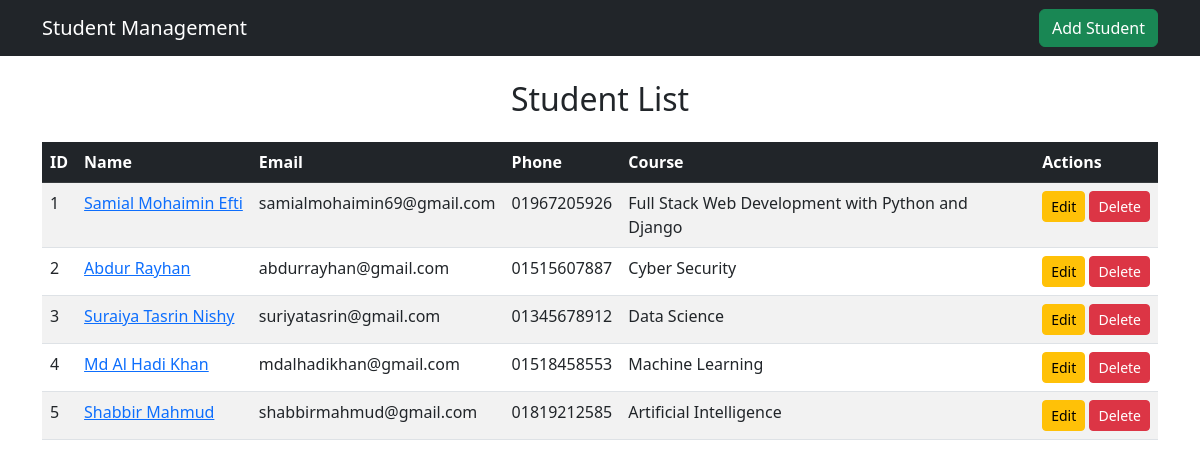
The page / on the database its author committed.
### students/models.py (models this page shows, shortened)
class Student(models.Model):
    COURSE_CHOICES = [
         ("Full Stack Web Development with Python and Django", "Full Stack Web Development with Python and Django"),
        ("Machine Learning", "Machine Learning"),
        ("Data Science", "Data Science"),
        ("Artificial Intelligence", "Artificial Intelligence"),
        ("Cyber Security", "Cyber Security"),
    ]
    name = models.CharField(max_length=100)
    email = models.EmailField(unique=True)
    phone = models.CharField(max_length=11)
    course = models.CharField(max_length=50, choices=COURSE_CHOICES)

### students/views.py (the view)
# urls.py: path('', student_list, name='student_list'),
def student_list(request):
    students = Student.objects.all()
    return render(request, 'student_list.html', {'students': students})

### students/templates/student_list.html
{% extends "base.html" %}
{% block content %}
  <h2 class="text-center my-4">Student List</h2>
  <div class="table-responsive">
      <table class="table table-striped">
          <thead class="table-dark">
              <tr>
                  <th>ID</th>
                  <th>Name</th>
                  <th>Email</th>
                  <th>Phone</th>
                  <th>Course</th>
                  <th>Actions</th>
              </tr>
          </thead>
          <tbody>
              {% for student in students %}
                  <tr>
                      <td>{{ student.id }}</td>
                      <td><a href="{% url 'student_detail' student.id %}" class="text-primary">{{ student.name }}</a></td>
                      <td>{{ student.email }}</td>
                      <td>{{ student.phone }}</td>
                      <td>{{ student.course }}</td>
                      <td>
                          <a href="{% url 'student_update' student.id %}" class="btn btn-sm btn-warning">Edit</a>
                          <a href="{% url 'student_delete' student.id %}" class="btn btn-sm btn-danger">Delete</a>
                      </td>
                  </tr>
              {% endfor %}
          </tbody>
      </table>
  </div>
{% endblock %}

### rows shown on the page
Student: id "1", name "Samial Mohaimin Efti", email "samialmohaimin69@gmail.com", phone "01967205926", course "Full Stack Web Development with Python and Django"
Student: id "2", name "Abdur Rayhan", email "abdurrayhan@gmail.com", phone "01515607887", course "Cyber Security"
Student: id "3", name "Suraiya Tasrin Nishy", email "suriyatasrin@gmail.com", phone "01345678912", course "Data Science"
Student: id "4", name "Md Al Hadi Khan", email "mdalhadikhan@gmail.com", phone "01518458553", course "Machine Learning"
Student: id "5", name "Shabbir Mahmud", email "shabbirmahmud@gmail.com", phone "01819212585", course "Artificial Intelligence"
